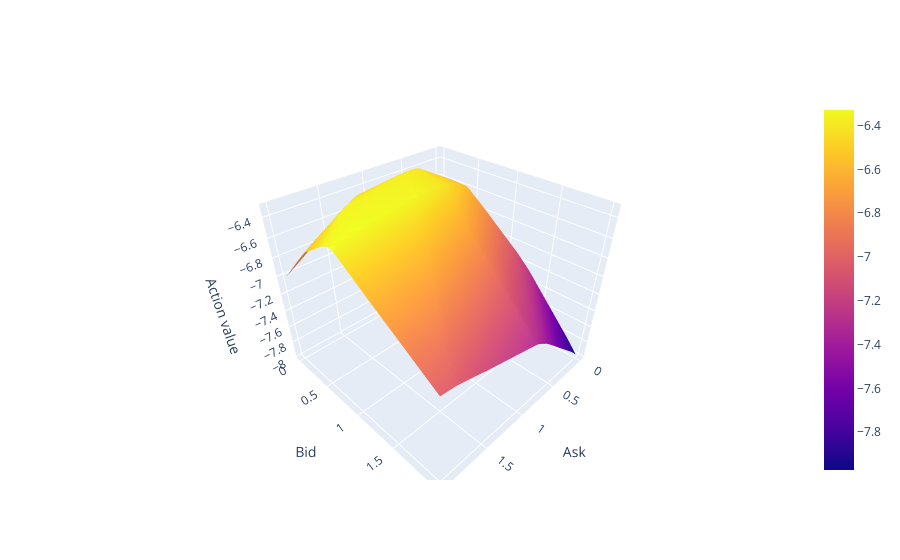

The notebook cell this image was saved under:
### Code cell
def plot_action_value(agent: Agent):
    asks = np.linspace(0, 2)
    bids = np.linspace(0, 2)
    values = [
        [
            agent.critic.evaluate(
                Observation(cash_balance=1, asset_balance=1, best_ask=1, best_bid=1),
                action=Action(ask=ask, bid=bid)
            ).item()
            for ask in asks
        ]
        for bid in bids
    ]
    return go.Figure(
        layout=dict(
            scene=dict(
                xaxis_title="Ask",
                yaxis_title="Bid",
                zaxis_title="Action value"
            )
        ),
        data=[
            go.Surface(
                x=asks,
                y=bids,
                z=values,
            )
        ]
    )


plot_action_value(experiment.agent)

### Figure 1 — Plotly figure (JSON) as saved in the notebook; plotly's stock layout.template omitted (floating-point values rounded to 4 significant figures; data arrays with more than 128 entries replaced by an {"elided": "..."} marker saying what was removed)
{"data": [{"type": "surface", "x": [0, 0.04082, 0.08163, 0.1224, 0.1633, 0.2041, 0.2449, 0.2857, 0.3265, 0.3673, 0.4082, 0.449, 0.4898, 0.5306, 0.5714, 0.6122, 0.6531, 0.6939, 0.7347, 0.7755, 0.8163, 0.8571, 0.898, 0.9388, 0.9796, 1.02, 1.061, 1.102, 1.143, 1.184, 1.224, 1.265, 1.306, 1.347, 1.388, 1.429, 1.469, 1.51, 1.551, 1.592, 1.633, 1.673, 1.714, 1.755, 1.796, 1.837, 1.878, 1.918, 1.959, 2], "y": [0, 0.04082, 0.08163, 0.1224, 0.1633, 0.2041, 0.2449, 0.2857, 0.3265, 0.3673, 0.4082, 0.449, 0.4898, 0.5306, 0.5714, 0.6122, 0.6531, 0.6939, 0.7347, 0.7755, 0.8163, 0.8571, 0.898, 0.9388, 0.9796, 1.02, 1.061, 1.102, 1.143, 1.184, 1.224, 1.265, 1.306, 1.347, 1.388, 1.429, 1.469, 1.51, 1.551, 1.592, 1.633, 1.673, 1.714, 1.755, 1.796, 1.837, 1.878, 1.918, 1.959, 2], "z": {"elided": "50x50 float values"}}], "layout": {"scene": {"xaxis": {"title": {"text": "Ask"}}, "yaxis": {"title": {"text": "Bid"}}, "zaxis": {"title": {"text": "Action value"}}}}}
